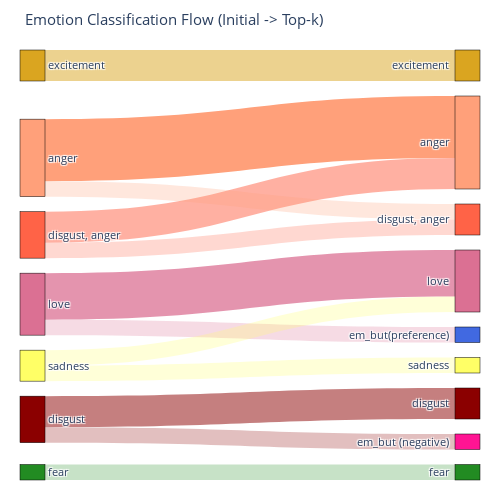

The notebook cell saved with this chart:
### Code cell
plot_sankey_from_df(auto_vs_in, 'Initial ','Emotion Top-k', title='Initial -> Top-k')

### Figure 1 — Plotly figure (JSON) as saved in the notebook; plotly's stock layout.template omitted (floating-point values rounded to 4 significant figures)
{"data": [{"arrangement": "snap", "link": {"color": ["rgba(218,165,32,0.50)", "rgba(255,99,71,0.50)", "rgba(219,112,147,0.75)", "rgba(219,112,147,0.25)", "rgba(139,0,0,0.50)", "rgba(255,160,122,1.00)", "rgba(255,255,102,0.25)", "rgba(139,0,0,0.25)", "rgba(34,139,34,0.25)", "rgba(255,99,71,0.25)", "rgba(255,160,122,0.25)", "rgba(255,255,102,0.25)"], "source": [0, 1, 2, 2, 3, 4, 5, 3, 6, 1, 4, 5], "target": [7, 8, 9, 10, 11, 8, 9, 12, 13, 14, 14, 15], "value": [2, 2, 3, 1, 2, 4, 1, 1, 1, 1, 1, 1]}, "node": {"color": ["#DAA520", "#FF6347", "#DB7093", "#8B0000", "#FFA07A", "#FFFF66", "#228B22", "#DAA520", "#FFA07A", "#DB7093", "#4169E1", "#8B0000", "#FF1493", "#228B22", "#FF6347", "#FFFF66"], "label": ["excitement", "disgust, anger", "love", "disgust", "anger", "sadness", "fear", "excitement ", "anger ", "love ", "em_but(preference) ", "disgust ", "em_but (negative) ", "fear ", "disgust, anger ", "sadness "], "line": {"color": "black", "width": 0.5}, "pad": 15, "thickness": 25}, "type": "sankey"}], "layout": {"font": {"size": 11}, "height": 500, "margin": {"b": 20, "l": 20, "r": 20, "t": 50}, "title": {"text": "Emotion Classification Flow (Initial -> Top-k)"}, "width": 500}}
